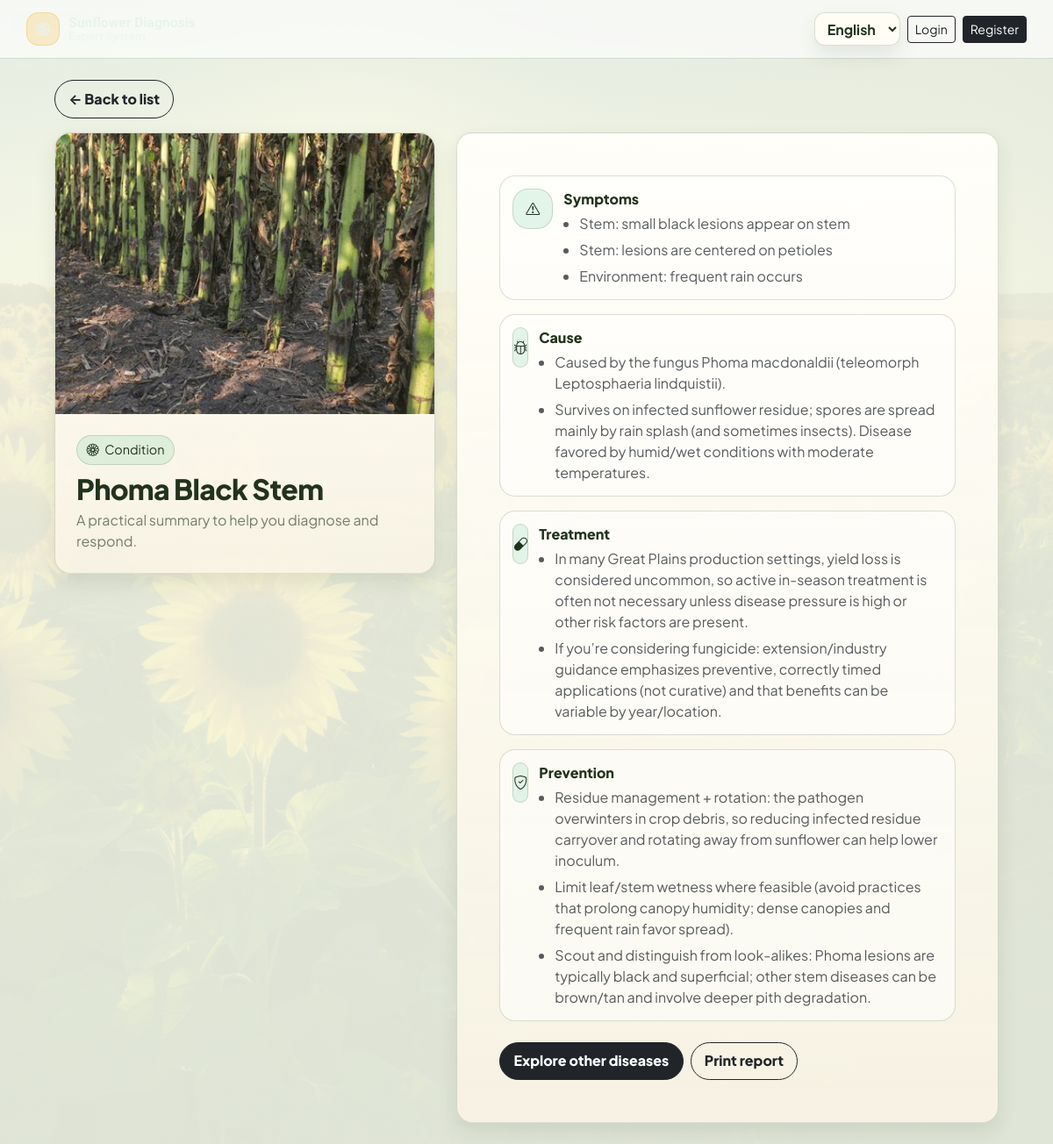
/disease/phoma-black-stem, run on the app's committed database.
### app/models/disease.py (models this page shows, shortened)
class Disease(db.Model):
    __tablename__ = "diseases"
    id = db.Column(db.Integer, primary_key=True)
    slug = db.Column(db.String(80), unique=True, nullable=False)
    name = db.Column(db.String(120), nullable=False)
    symptoms = db.Column(db.Text, nullable=False)
    cause = db.Column(db.Text, nullable=False)
    treatment = db.Column(db.Text, nullable=False)
    prevention = db.Column(db.Text, nullable=False)
    image_filename = db.Column(db.String(200), nullable=True)
    created_by_id = db.Column(db.Integer, db.ForeignKey("users.id"), nullable=True, index=True)
    updated_by_id = db.Column(db.Integer, db.ForeignKey("users.id"), nullable=True, index=True)
    created_at = db.Column(db.DateTime, default=datetime.utcnow, nullable=True)
    updated_at = db.Column(
        db.DateTime, default=datetime.utcnow, onupdate=datetime.utcnow, nullable=True
    )
    symptom_checklist_json = db.Column(db.Text, nullable=True, default="[]")
    created_by = db.relationship("User", foreign_keys=[created_by_id], lazy="joined")
    updated_by = db.relationship("User", foreign_keys=[updated_by_id], lazy="joined")

### app/routes/main.py (the view, shortened to what this page needs)
@main_bp.route("/disease/<slug>")
def disease_detail(slug):
    disease = Disease.query.filter_by(slug=slug).first_or_404()
    diagnosis = None
    diag_payload = session.pop("last_diagnosis", None)
    return render_template("disease_detail.html", disease=disease, diagnosis=diagnosis)

### app/templates/disease_detail.html (shortened to what this page needs)
{% extends "base.html" %}

### app/templates/base.html (shortened to what this page needs)
<!doctype html>
<html lang="en" data-theme="light" data-bs-theme="light">
<head>
  <link href="https://cdn.jsdelivr.net/npm/bootstrap@5.3.3/dist/css/bootstrap.min.css" rel="stylesheet">
  <link href="https://cdn.jsdelivr.net/npm/bootstrap-icons@1.11.3/font/bootstrap-icons.min.css" rel="stylesheet">
  <link rel="stylesheet" href="{{ url_for('static', filename='css/style.css') }}?v=14">
</head>
<body>
  {% set authed = current_user.is_authenticated %}
  {% if authed %}
  <div class="sf-app">
    <div class="sf-backdrop" data-action="toggleSidebar" aria-hidden="true"></div>
    <aside class="sf-sidebar" aria-label="Sidebar">
      <div class="sf-side-head">
        <a class="sf-brand" href="{{ url_for('main.home') }}">
          <span class="sf-brand-icon" aria-hidden="true"><i class="bi bi-flower1"></i></span>
          <span class="sf-brand-text">
            <span class="sf-brand-title" data-i18n="brand_title">Sunflower Diagnosis</span>
            <span class="sf-brand-sub" data-i18n="brand_sub">Expert System</span>
          </span>
        </a>
        <button class="sf-icon-btn sf-only-mobile" type="button" data-action="toggleSidebar" aria-label="Close sidebar">
          <i class="bi bi-x-lg" aria-hidden="true"></i>
        </button>
      </div>
      <nav class="sf-nav">
        <div class="sf-nav-section" data-i18n="nav_main">MAIN</div>
        <a class="sf-nav-item {% if request.path == '/' %}is-active{% endif %}" href="{{ url_for('main.home') }}">
          <span class="sf-nav-ico" aria-hidden="true"><i class="bi bi-grid-1x2"></i></span>
          <span data-i18n="nav_dashboard">Dashboard</span>
        </a>
        <a class="sf-nav-item {% if request.path.startswith('/diagnose') %}is-active{% endif %}" href="{{ url_for('main.diagnose_page') }}">
          <span class="sf-nav-ico" aria-hidden="true"><i class="bi bi-clipboard2-pulse"></i></span>
          <span data-i18n="nav_symptom_check">Symptom Check</span>
        </a>
        <a class="sf-nav-item" href="{{ url_for('main.home') }}#library">
          <span class="sf-nav-ico" aria-hidden="true"><i class="bi bi-journal-medical"></i></span>
          <span data-i18n="nav_disease_library">Disease Library</span>
        </a>
        {% if current_user.has_permission('manage_diseases') and not current_user.has_permission('access_admin') %}
          <div class="sf-nav-section" data-i18n="nav_doctor">DOCTOR</div>
          <a class="sf-nav-item {% if request.path.startswith('/doctor') and (request.path == '/doctor' or request.path.startswith('/doctor/dashboard')) %}is-active{% endif %}" href="{{ url_for('doctor.dashboard') }}">
            <span class="sf-nav-ico" aria-hidden="true"><i class="bi bi-heart-pulse"></i></span>
            <span data-i18n="nav_doctor_dashboard">Doctor Dashboard</span>
          </a>
          <a class="sf-nav-item {% if request.path.startswith('/doctor/diseases') or request.path.startswith('/doctor/disease/') %}is-active{% endif %}" href="{{ url_for('doctor.diseases') }}">
            <span class="sf-nav-ico" aria-hidden="true"><i class="bi bi-folder2-open"></i></span>
            <span data-i18n="nav_disease_center">Disease Center</span>
          </a>
          <a class="sf-nav-item {% if request.path.startswith('/doctor/checklists') or request.path.startswith('/doctor/checklist/') %}is-active{% endif %}" href="{{ url_for('doctor.checklists') }}">
            <span class="sf-nav-ico" aria-hidden="true"><i class="bi bi-list-check"></i></span>
            <span data-i18n="nav_manage_symptoms">Manage Symptoms</span>
          </a>
          {% if current_user.has_permission('view_symptom_checks') %}
          <a class="sf-nav-item {% if request.path.startswith('/doctor/symptom') %}is-active{% endif %}" href="{{ url_for('doctor.symptom_checks') }}">
            <span class="sf-nav-ico" aria-hidden="true"><i class="bi bi-bar-chart-line"></i></span>
            <span data-i18n="nav_symptom_history">Symptom History</span>
          </a>
          {% endif %}
          <a class="sf-nav-item {% if request.path.startswith('/doctor/feedback') %}is-active{% endif %}" href="{{ url_for('doctor.feedback') }}">
            <span class="sf-nav-ico" aria-hidden="true"><i class="bi bi-chat-left-text"></i></span>
            <span data-i18n="nav_feedback_inbox">Feedback Inbox</span>
          </a>
        {% endif %}
        {% if current_user.has_permission('access_admin') %}
          <div class="sf-nav-section" data-i18n="nav_admin">ADMIN</div>
          <a class="sf-nav-item {% if request.path.startswith('/admin/dashboard') %}is-active{% endif %}" href="{{ url_for('admin.dashboard') }}">
            <span class="sf-nav-ico" aria-hidden="true"><i class="bi bi-shield-lock"></i></span>
            <span data-i18n="nav_admin_dashboard">Admin Dashboard</span>
          </a>
          <a class="sf-nav-item {% if request.path.startswith('/admin/diseases') or request.path.startswith('/admin/disease/') %}is-active{% endif %}" href="{{ url_for('admin.diseases') }}">
            <span class="sf-nav-ico" aria-hidden="true"><i class="bi bi-folder2-open"></i></span>
            <span data-i18n="nav_manage_diseases">Manage Diseases</span>
          </a>
          <a class="sf-nav-item {% if request.path.startswith('/admin/checklists') or request.path.startswith('/admin/checklist/') %}is-active{% endif %}" href="{{ url_for('admin.checklists') }}">
            <span class="sf-nav-ico" aria-hidden="true"><i class="bi bi-list-check"></i></span>
            <span data-i18n="nav_manage_symptoms">Manage Symptoms</span>
          </a>
          <a class="sf-nav-item {% if request.path.startswith('/admin/feedback') %}is-active{% endif %}" href="{{ url_for('admin.feedback') }}">
            <span class="sf-nav-ico" aria-hidden="true"><i class="bi bi-chat-dots"></i></span>
            <span data-i18n="nav_feedback_inbox">Feedback Inbox</span>
          </a>
          <a class="sf-nav-item {% if request.path.startswith('/admin/users') or request.path.startswith('/admin/user') %}is-active{% endif %}" href="{{ url_for('admin.users') }}">
            <span class="sf-nav-ico" aria-hidden="true"><i class="bi bi-people"></i></span>
            <span data-i18n="nav_users">Users</span>
          </a>
          <a class="sf-nav-item {% if request.path.startswith('/admin/roles') %}is-active{% endif %}" href="{{ url_for('admin.roles') }}">
            <span class="sf-nav-ico" aria-hidden="true"><i class="bi bi-person-badge"></i></span>
            <span data-i18n="nav_roles">Roles</span>
          </a>
          <a class="sf-nav-item {% if request.path.startswith('/admin/symptom') %}is-active{% endif %}" href="{{ url_for('admin.symptom_checks') }}">
            <span class="sf-nav-ico" aria-hidden="true"><i class="bi bi-bar-chart-line"></i></span>
            <span data-i18n="nav_symptom_history">Symptom History</span>
          </a>
        {% endif %}
        <div class="sf-nav-section" data-i18n="nav_account">ACCOUNT</div>
        <a class="sf-nav-item {% if request.path.startswith('/user/profile') %}is-active{% endif %}" href="{{ url_for('user.profile') }}">
          <span class="sf-nav-ico" aria-hidden="true"><i class="bi bi-person"></i></span>
          <span data-i18n="nav_profile">Profile</span>
        </a>
        <a class="sf-nav-item" href="{{ url_for('auth.logout') }}">
          <span class="sf-nav-ico" aria-hidden="true"><i class="bi bi-box-arrow-right"></i></span>
          <span data-i18n="nav_logout">Logout</span>
        </a>
      </nav>
    </aside>
    <div class="sf-main">
      <header class="sf-topbar">
        <div class="sf-topbar-left">
          <button class="sf-icon-btn sf-only-mobile" type="button" data-action="openSidebar" aria-label="Open sidebar">
            <i class="bi bi-list" aria-hidden="true"></i>
          </button>
          <div class="sf-topbar-meta">
            <div class="sf-topbar-kicker" data-i18n="topbar_kicker">Dashboard</div>
            <div class="sf-topbar-title" data-i18n="topbar_title">Sunflower Diagnosis</div>
          </div>
        </div>
        <form class="sf-search" role="search" method="get" action="{{ url_for('main.search') }}">
          <i class="bi bi-search sf-search-ico" aria-hidden="true"></i>
          <input class="sf-search-input" type="search" name="q" value="{{ request.args.get('q','') }}" placeholder="Search symptoms, reports, crops" data-i18n-placeholder="search_placeholder" autocomplete="off" aria-label="Search">
          <div class="sf-search-suggest" data-search-suggest aria-hidden="true"></div>
        </form>
        <div class="sf-top-actions">
          <select class="sf-lang-select" data-language-select aria-label="Language">
            <option value="en">English</option>
            <option value="km">ខ្មែរ</option>
          </select>
          <a class="sf-primary-btn" href="{{ url_for('main.diagnose_page') }}">
            <i class="bi bi-plus-lg" aria-hidden="true"></i>
            <span data-i18n="new_symptom_check">New symptom check</span>
          </a>
          <button class="sf-icon-btn" type="button" data-action="toggleTheme" title="Toggle theme" data-i18n-title="toggle_theme" aria-label="Toggle theme">
            <i class="bi bi-circle-half" aria-hidden="true"></i>
          </button>
          <div class="sf-userchip" title="Signed in">
            <div class="sf-avatar" aria-hidden="true">{{ (current_user.username or 'U')[0] | upper }}</div>
            <div class="sf-userchip-text d-none d-sm-block">
              <div class="sf-userchip-name">{{ current_user.username }}</div>
              <div class="sf-userchip-role">{{ (current_user.role or 'user') | capitalize }}</div>
            </div>
          </div>
        </div>
      </header>
      <main class="sf-content">
        {% with messages = get_flashed_messages(with_categories=True) %}
          {% if messages %}
            <div class="sf-flashes">
              {% for category, msg in messages %}
                <div class="alert alert-{{ category }} alert-dismissible fade show" role="alert">
                  {{ msg }}
                  <button type="button" class="btn-close" data-bs-dismiss="alert" aria-label="Close"></button>
                </div>
              {% endfor %}
            </div>
          {% endif %}
        {% endwith %}
        {{ page_content | safe }}
        <footer class="sf-footer">
          <div data-i18n="footer_title">Sunflower Diagnosis</div>
          <div class="sf-footer-muted" data-i18n="footer_sub">© 2026 • Expert System</div>
        </footer>
      </main>
    </div>
  </div>
  {% else %}
  <header class="sf-public-top">
    <div class="container sf-public-inner">
      <a class="sf-brand" href="{{ url_for('main.home') }}">
        <span class="sf-brand-icon" aria-hidden="true"><i class="bi bi-flower1"></i></span>
        <span class="sf-brand-text">
          <span class="sf-brand-title" data-i18n="brand_title">Sunflower Diagnosis</span>
          <span class="sf-brand-sub" data-i18n="brand_sub">Expert System</span>
        </span>
      </a>
      <div class="d-flex gap-2 align-items-center">
        <select class="sf-lang-select" data-language-select aria-label="Language">
          <option value="en">English</option>
        </select>
        {% if request.path == '/login' %}
          <a class="btn btn-dark btn-sm" href="{{ url_for('auth.register') }}" data-i18n="register">Register</a>
        {% elif request.path == '/register' %}
          <a class="btn btn-dark btn-sm" href="{{ url_for('auth.login') }}" data-i18n="login">Login</a>
        {% else %}
          <a class="btn btn-outline-dark btn-sm" href="{{ url_for('auth.login') }}" data-i18n="login">Login</a>
          <a class="btn btn-dark btn-sm" href="{{ url_for('auth.register') }}" data-i18n="register">Register</a>
        {% endif %}
      </div>
    </div>
  </header>
  <main class="container sf-public-content py-4">
    {{ page_content | safe }}
  </main>
  {% endif %}
</body>
</html>

### data on the page
Disease: name "← Back to list Condition Phoma Black Stem A practical summary to help you diagnose and respond. Symptoms Stem: small black lesions appear on stem Stem: lesions are centered on petioles Environment: frequent rain occurs Cause Caused by the fungus Phoma macdonaldii (teleomorph Leptosphaeria lindquistii). Survives on infected sunflower residue; spores are spread mainly by rain splash (and sometimes insects). Disease favored by humid/wet conditions with moderate temperatures. Treatment In many Great Plains production settings, yield loss is considered uncommon, so active in-season treatment is often not necessary unless disease pressure is high or other risk factors are present. If you’re…", name (picture)
